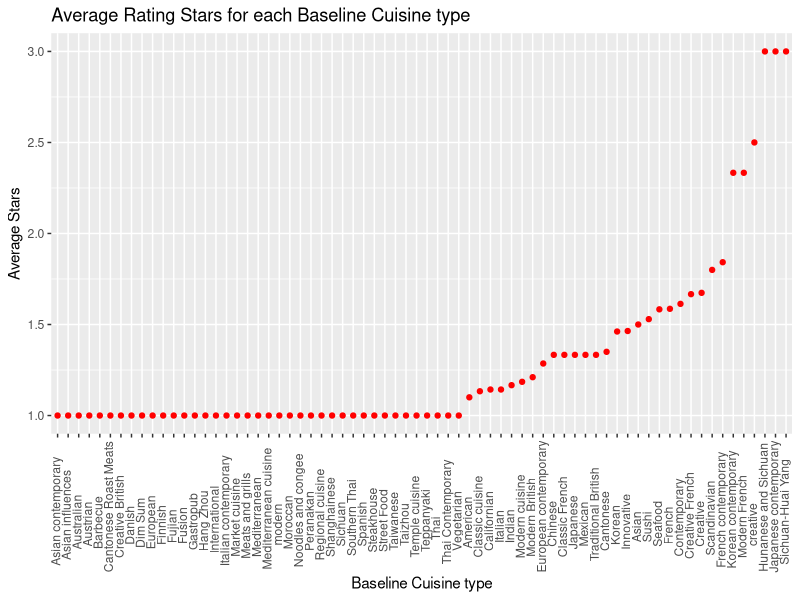
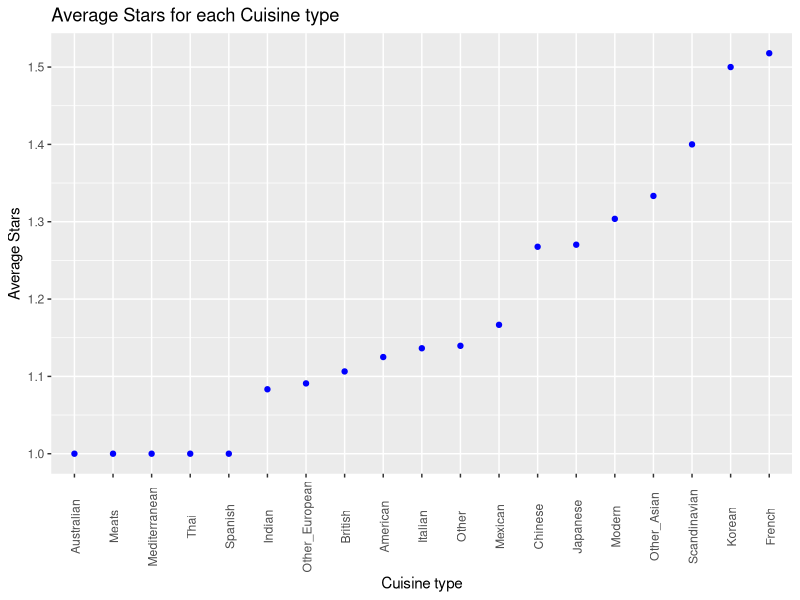
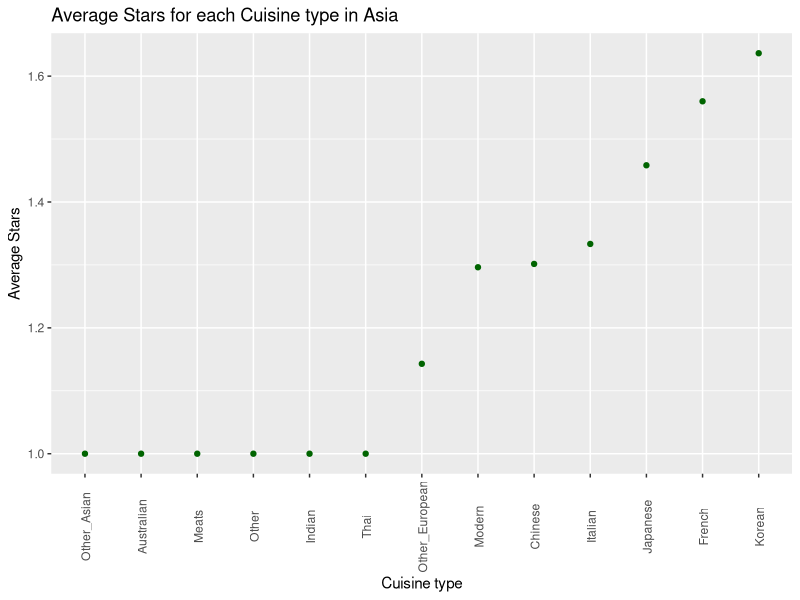
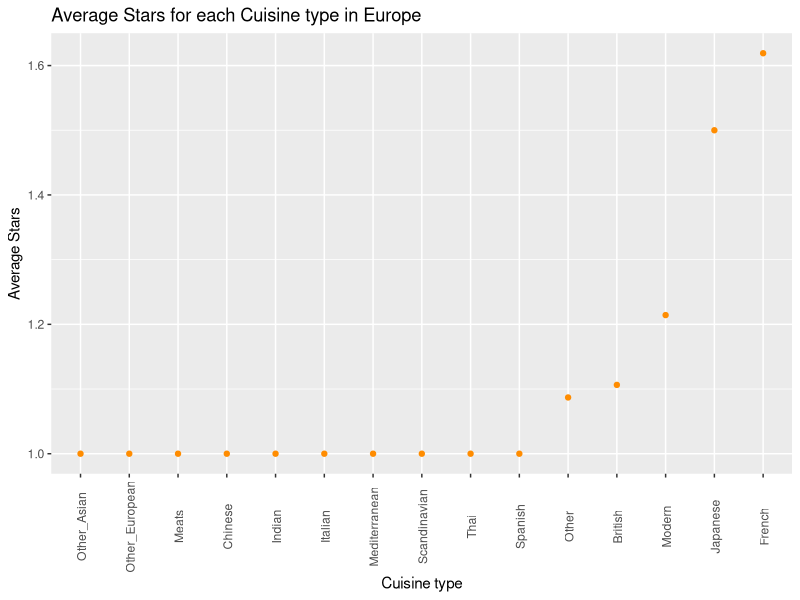
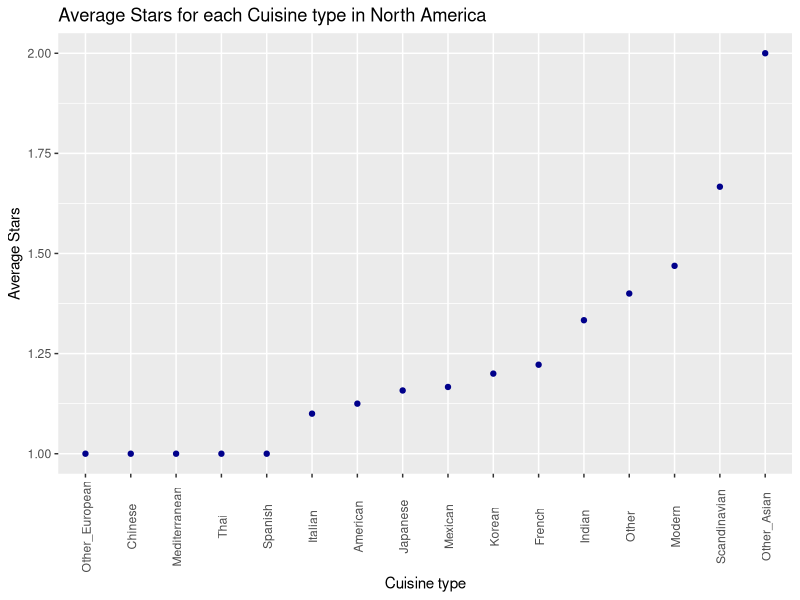
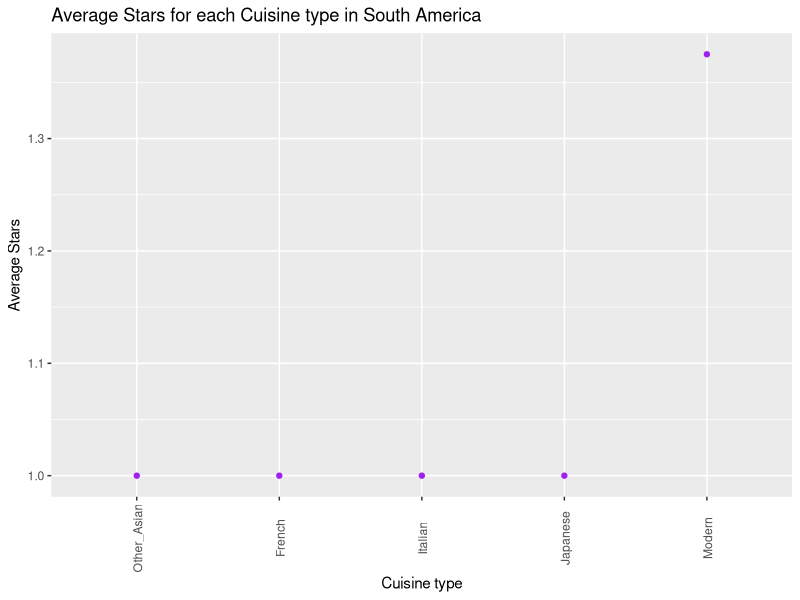

These figures' R source, in order:
## ---- chunk 1
library(tidyverse)
data = read.csv("./data/michelin_data.csv")
## ---- chunk 2
data %>%
  mutate(cuisine  = as.factor(cuisine), 
         star = as.factor(star)) %>%
  mutate(star = recode(star, "one" = "1", "two" = "2", "three" = "3")) %>%
  mutate(
    star = as.numeric(star)) %>%
  group_by(cuisine) %>%
  summarize(avg_star = mean(star)) %>%
  mutate(
    cuisine = fct_reorder(cuisine, avg_star)
  ) %>%
  ggplot(aes(x = cuisine, y = avg_star))+
  geom_point(color = "red")+
  theme(axis.text.x = element_text(angle = 90, vjust = 0.3, hjust = 0.3))+
  labs(
    title = "Average Rating Stars for each Baseline Cuisine type",
    x = "Baseline Cuisine type", 
    y = "Average Stars"
  )

cuisine = data %>%
  group_by(cuisine) %>%
  summarize(n())
## ---- chunk 3
data = data %>%
  mutate(
    cuisine_new = fct_collapse(cuisine,
                   American = c("American", "Californian"), 
                   Australian = c("Australian"),
                   Other_Asian = c("Asian", "Asian contemporary", "Asian influences", "Peranakan"),
                   Chinese = c("Cantonese", "Hang Zhou", "Sichuan", "Sichuan-Huai Yang", "Cantonese Roast Meats", "Fujian", "Hunanese and Sichuan", "Chinese", "Shanghainese", "Taiwanese", "Dim Sum", "Taizhou", "Noodles and congee"), 
                   French = c("Classic French", "French contemporary", "Creative French", "French", "Modern French"),
                   British = c("Creative British", "Traditional British", "Modern British"), 
                   Other_European = c("European", "European contemporary", "Austrian", "Danish", "Finnish"),
                   Meats = c("Meats and grills", "Barbecue"),
                   Modern = c("modern", "Contemporary", "creative", "Fusion", "Modern cuisine", "Creative", "Gastropub", "Innovative"), 
                   Other = c("International", "Street Food", "Temple cuisine", "Seafood", "Vegetarian", "Classic cuisine", "Market cuisine", "Regional cuisine", "Steakhouse", "Moroccan"), 
                   Japanese = c("Japanese contemporary", "Sushi", "Teppanyaki", "Japanese"),
                   Scandinavian = c("Scandinavian"),
                   Italian = c("Italian", "Italian contemporary"),
                   Korean = c("Korean", "Korean contemporary"), 
                   Mediterranean = c("Mediterranean", "Mediterranean cuisine"),
                   Thai = c("Thai", "Southern Thai", "Thai Contemporary"), 
                   Indian = c("Indian"), 
                   Spanish = c("Spanish"), 
                   Mexican = c("Mexican"))
  )
  
cuisinetype = data %>% 
  group_by(cuisine_new) %>% 
  summarize(n = n()) %>%
  arrange(n) %>%
  knitr::kable()
cuisinetype
## ---- chunk 4
data = data %>%
  mutate(
    Stars = recode(star, "one" = "1", "two" = "2", "three" = "3"))
## ---- chunk 5
data %>%
  mutate(
    continent = as.factor(continent),
    Stars = as.numeric(Stars),
    year = as.factor(year)) %>%
  drop_na(continent) %>%
  group_by(cuisine_new) %>%
  summarize(avg_star = mean(Stars)) %>%
  mutate(
    cuisine_new = as.factor(cuisine_new),
    cuisine_new = fct_reorder(cuisine_new, avg_star)
  ) %>%
  ggplot(aes(x = cuisine_new, y = avg_star))+
  geom_point(color = "blue")+
  theme(axis.text.x = element_text(angle = 90, vjust = 0.6, hjust = 0.5))+
  labs(
    title = "Average Stars for each Cuisine type",
    y = "Average Stars", 
    x = "Cuisine type"
  )

continent = data %>%
  group_by(continent) %>%
  drop_na(continent) %>%
  summarize(n())
## ---- chunk 6
Asia = data %>%
  mutate(
    continent = as.factor(continent),
    Stars = as.numeric(Stars),
    year = as.factor(year)) %>%
  drop_na(continent) %>%
  filter(continent == "Asia") %>%
  group_by(cuisine_new) %>%
  summarize(avg_star = mean(Stars)) %>%
  mutate(
    cuisine_new = as.factor(cuisine_new),
    cuisine_new = fct_reorder(cuisine_new, avg_star)
  ) %>%
  ggplot(aes(x = cuisine_new, y = avg_star))+
  geom_point(color = "darkgreen")+
  theme(axis.text.x = element_text(angle = 90, vjust = 0.6, hjust = 0.5))+
  labs(
    title = "Average Stars for each Cuisine type in Asia",
    y = "Average Stars", 
    x = "Cuisine type"
  )

Asia
## ---- chunk 7
Europe = data %>%
  mutate(
    continent = as.factor(continent),
    Stars = as.numeric(Stars),
    year = as.factor(year)) %>%
  drop_na(continent) %>%
  filter(continent == "Europe") %>%
  group_by(cuisine_new) %>%
  summarize(avg_star = mean(Stars)) %>%
  mutate(
    cuisine_new = as.factor(cuisine_new),
    cuisine_new = fct_reorder(cuisine_new, avg_star)
  ) %>%
  ggplot(aes(x = cuisine_new, y = avg_star))+
  geom_point(color = "darkorange")+
  theme(axis.text.x = element_text(angle = 90, vjust = 0.6, hjust = 0.5))+
  labs(
    title = "Average Stars for each Cuisine type in Europe",
    y = "Average Stars", 
    x = "Cuisine type"
  )

Europe
## ---- chunk 8
North_America = data %>%
  mutate(
    continent = as.factor(continent),
    Stars = as.numeric(Stars),
    year = as.factor(year)) %>%
  drop_na(continent) %>%
  filter(continent == "North America") %>%
  group_by(cuisine_new) %>%
  summarize(avg_star = mean(Stars)) %>%
  mutate(
    cuisine_new = as.factor(cuisine_new),
    cuisine_new = fct_reorder(cuisine_new, avg_star)
  ) %>%
  ggplot(aes(x = cuisine_new, y = avg_star))+
  geom_point(color = "darkblue")+
  theme(axis.text.x = element_text(angle = 90, vjust = 0.6, hjust = 0.5))+
  labs(
    title = "Average Stars for each Cuisine type in North America",
    y = "Average Stars", 
    x = "Cuisine type"
  )

North_America
## ---- chunk 9
South_America = data %>%
  mutate(
    continent = as.factor(continent),
    Stars = as.numeric(Stars),
    year = as.factor(year)) %>%
  drop_na(continent) %>%
  filter(continent == "South America") %>%
  group_by(cuisine_new) %>%
  summarize(avg_star = mean(Stars)) %>%
  mutate(
    cuisine_new = as.factor(cuisine_new),
    cuisine_new = fct_reorder(cuisine_new, avg_star)
  ) %>%
  ggplot(aes(x = cuisine_new, y = avg_star))+
  geom_point(color = "purple")+
  theme(axis.text.x = element_text(angle = 90, vjust = 0.6, hjust = 0.5))+
  labs(
    title = "Average Stars for each Cuisine type in South America",
    y = "Average Stars", 
    x = "Cuisine type"
  )

South_America
